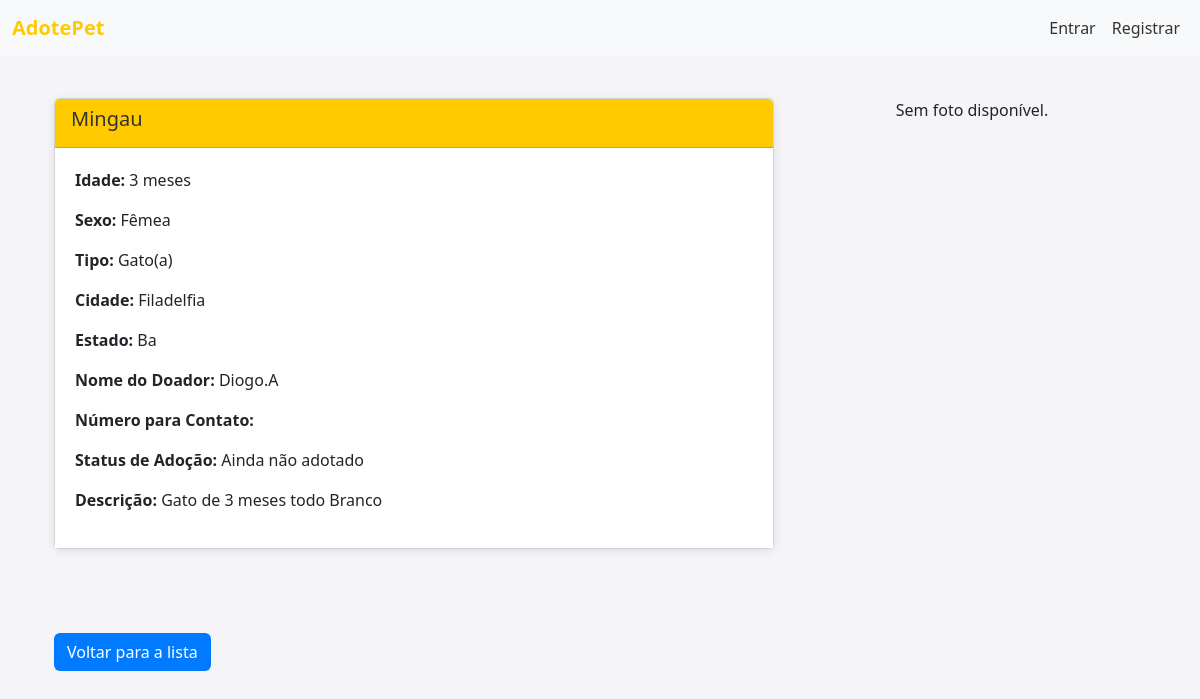
Page /animal/1/ on the earlier database version.
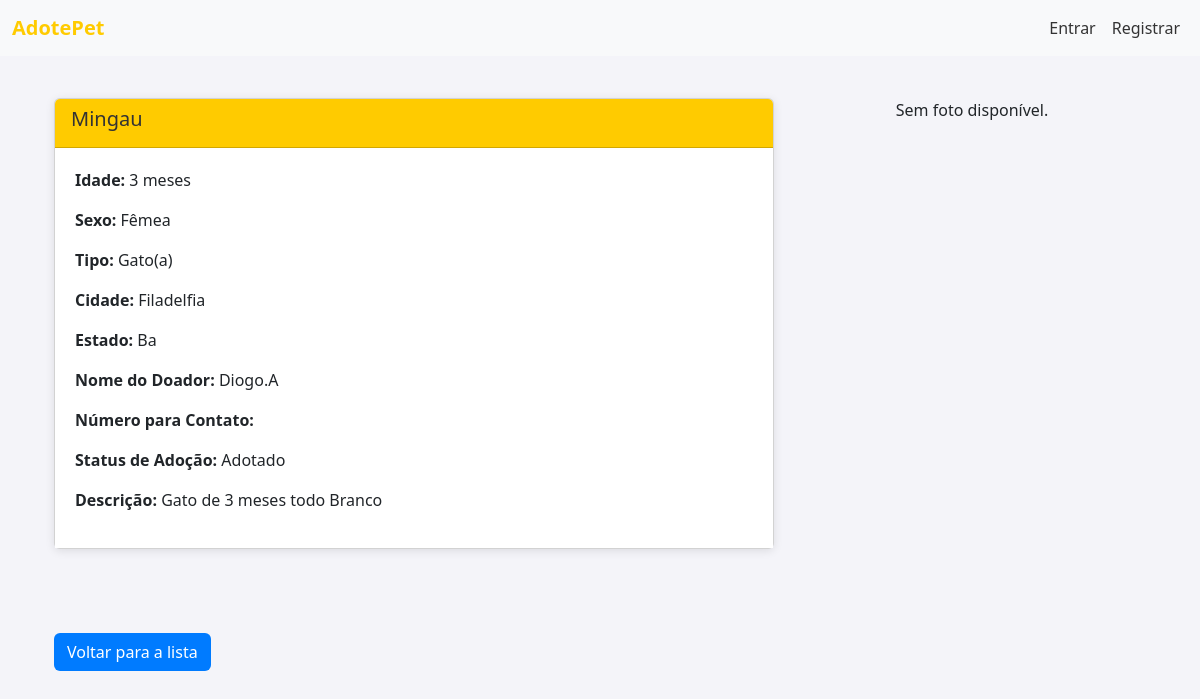
Same page on the later database version.
### adote/models.py (models this page shows, shortened)
class Animal(models.Model):
    nome = models.CharField(max_length=100)
    idade_anos = models.PositiveIntegerField(
        blank=True, null=True,
        help_text="Preencha apenas se a idade estiver em anos."
    )
    idade_meses = models.PositiveIntegerField(
        blank=True, null=True,
        help_text="Preencha apenas se a idade estiver em meses."
    )
    sexo = models.CharField(max_length=1, choices=SEXO_CHOICES, default='M')
    tipo = models.ForeignKey(TipoAnimal, on_delete=models.CASCADE, related_name="animais")
    descricao = models.TextField(blank=True)
    local = models.ForeignKey(Local, on_delete=models.CASCADE, related_name="animais")
    adotado = models.BooleanField(default=False)
    adotante = models.ForeignKey(
        settings.AUTH_USER_MODEL, null=True, blank=True,
        on_delete=models.SET_NULL, related_name='animais_adotados'
    )
    doador = models.ForeignKey(
        settings.AUTH_USER_MODEL, null=True, blank=True,
        on_delete=models.SET_NULL, related_name='animais_doados'
    )
    foto = models.ImageField(upload_to='fotos_animais/', blank=True, null=True)
    @property
    def idade_formatada(self):
        if self.idade_anos:
            return f"{self.idade_anos} anos"
        elif self.idade_meses:
            return f"{self.idade_meses} meses"
        return "Idade não especificada"
    class Meta:
        verbose_name = "Animal"
        verbose_name_plural = "Animais"

class TipoAnimal(models.Model):
    nome = models.CharField(max_length=50, unique=True)
    descricao = models.TextField(blank=True)
    class Meta:
        verbose_name = "Tipo de Animal"
        verbose_name_plural = "Tipos de Animais"

class Local(models.Model):
    cidade = models.CharField(max_length=100)
    estado = models.CharField(max_length=50)
    class Meta:
        verbose_name = "Local"
        verbose_name_plural = "Locais"

class Usuario(AbstractUser):
    tipo_usuario = models.CharField(max_length=10, choices=TIPOS_USUARIO)
    telefone = models.CharField(
        max_length=15,
        blank=True,
        validators=[RegexValidator(
            regex=r'^\+?\d{10,15}$',
            message="Telefone inválido. Use um número válido com 10 a 15 dígitos."
        )]
    )
    class Meta:
        verbose_name = "Usuário"
        verbose_name_plural = "Usuários"

### adote/views.py (the view)
# urls.py: path('animal/<int:animal_id>/', views.detalhes_animal, name='detalhes_animal'),
def detalhes_animal(request, animal_id):
    animal = get_object_or_404(Animal, id=animal_id)
    return render(request, 'detalhes_animal.html', {'animal': animal})

### adote/templates/detalhes_animal.html (shortened to what this page needs)
{% extends 'base.html' %}
{% block content %}
<div class="container mt-5">
    <div class="row mb-5">
        <div class="col-md-8">
            <div class="card">
                <div class="card-header">
                    <h5 class="card-title">{{ animal.nome }}</h5>
                </div>
                <div class="card-body">
                    <p><strong>Idade:</strong> {{ animal.idade_formatada }}</p>
                    <p><strong>Sexo:</strong> {{ animal.get_sexo_display }}</p>
                    <p><strong>Tipo:</strong> {{ animal.tipo.nome }}</p>
                    <p><strong>Cidade:</strong> {{ animal.local.cidade }}</p>
                    <p><strong>Estado:</strong> {{ animal.local.estado }}</p>
                    <p><strong>Nome do Doador:</strong> {{ animal.doador.username }}</p>
                    <p><strong>Número para Contato:</strong> {{ animal.doador.telefone }}</p>
                    <p><strong>Status de Adoção:</strong> {{ animal.adotado|yesno:"Adotado,Ainda não adotado" }}</p>
                    <p><strong>Descrição:</strong> {{ animal.descricao }}</p>
                </div>
            </div>
        </div>
        <div class="col-md-4 text-center">
            {% if animal.foto %}
                <img src="{{ animal.foto.url }}" alt="Foto de {{ animal.nome }}" class="img-fluid img-thumbnail my-3" style="max-width: 100%; height: auto;">
            {% else %}
                <p>Sem foto disponível.</p>
            {% endif %}
        </div>
    </div>
    <a href="{% url 'lista_animais' %}" class="btn btn-custom back-link mt-3">Voltar para a lista</a>
</div>
{% endblock %}

Differences in the rows shown:
changed Animal "Mingau": adotado "Ainda não adotado" → "Adotado"
